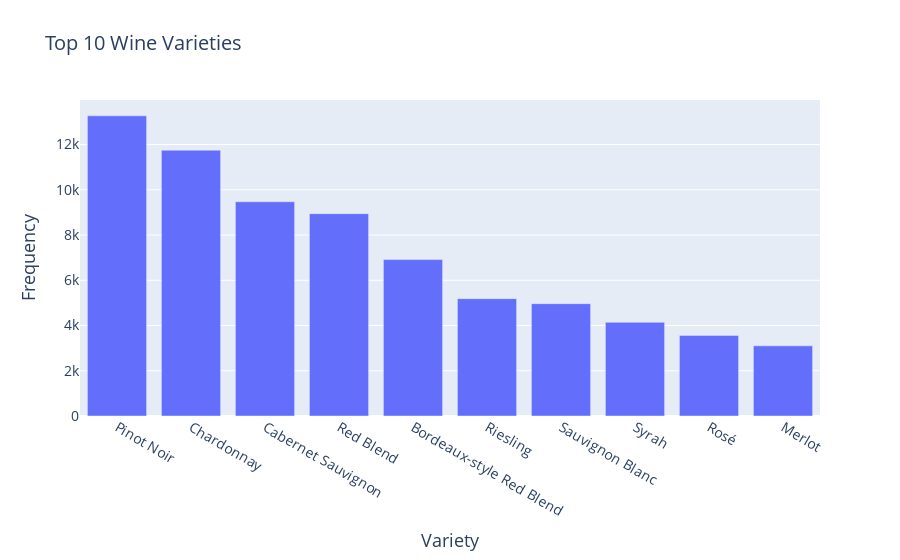

Here is the notebook cell this chart was saved with:
### Markdown cell above
## <FONT SIZE=4 COLOR="blue"> **2. Análisis de la Variable 'variety'** </FONT>

Se realiza un análisis sobre las variedades de vino presentes en el conjunto de datos, en la columna `variety`. Luego, se utiliza `value_counts()` para calcular la frecuencia de ocurrencia de cada variedad y se seleccionan las 10 variedades más comunes (`variety_counts.head(10)`). Finalmente, se crea un gráfico de barras para visualizar la distribución de estas 10 variedades, permitiendo una comprensión visual rápida de las 10 variedades de vino más prevalentes en el conjunto de datos.

### Code cell
variety_counts = data['variety'].value_counts()
top_10_varieties = variety_counts.head(10).reset_index(name='count')
fig = px.bar(top_10_varieties, x='index', y='count',
              labels={'index': 'Variety', 'count': 'Frequency'},
              title='Top 10 Wine Varieties')
fig.update_xaxes(title_font=dict(size=18), tickfont=dict(size=14))
fig.update_yaxes(title_font=dict(size=18), tickfont=dict(size=14))
fig.update_layout(title_font=dict(size=20))
fig.show()

### Figure 1 — Plotly figure (JSON) as saved in the notebook; plotly's stock layout.template omitted (floating-point values rounded to 4 significant figures)
{"data": [{"alignmentgroup": "True", "hovertemplate": "Variety=%{x}<br>Frequency=%{y}<extra></extra>", "legendgroup": "", "marker": {"color": "#636efa", "pattern": {"shape": ""}}, "name": "", "offsetgroup": "", "orientation": "v", "showlegend": false, "textposition": "auto", "type": "bar", "x": ["Pinot Noir", "Chardonnay", "Cabernet Sauvignon", "Red Blend", "Bordeaux-style Red Blend", "Riesling", "Sauvignon Blanc", "Syrah", "Rosé", "Merlot"], "xaxis": "x", "y": [13272, 11753, 9472, 8946, 6915, 5189, 4967, 4142, 3564, 3102], "yaxis": "y"}], "layout": {"autosize": true, "barmode": "relative", "legend": {"tracegroupgap": 0}, "title": {"font": {"size": 20}, "text": "Top 10 Wine Varieties"}, "xaxis": {"anchor": "y", "autorange": true, "domain": [0, 1], "range": [-0.5, 9.5], "tickfont": {"size": 14}, "title": {"font": {"size": 18}, "text": "Variety"}, "type": "category"}, "yaxis": {"anchor": "x", "autorange": true, "domain": [0, 1], "range": [0, 13970.0], "tickfont": {"size": 14}, "title": {"font": {"size": 18}, "text": "Frequency"}, "type": "linear"}}}
